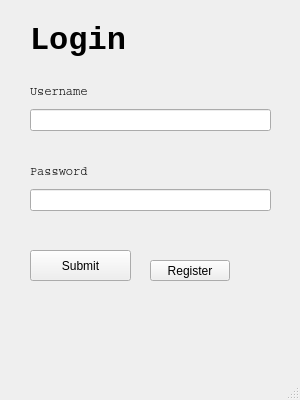
<?xml version="1.0" encoding="UTF-8"?>
<ui version="4.0">
 <class>Login</class>
 <widget class="QMainWindow" name="Login">
  <property name="geometry">
   <rect>
    <x>0</x>
    <y>0</y>
    <width>300</width>
    <height>400</height>
   </rect>
  </property>
  <property name="minimumSize">
   <size>
    <width>300</width>
    <height>400</height>
   </size>
  </property>
  <property name="maximumSize">
   <size>
    <width>300</width>
    <height>400</height>
   </size>
  </property>
  <property name="windowTitle">
   <string>login</string>
  </property>
  <widget class="QWidget" name="centralwidget">
   <widget class="QWidget" name="verticalLayoutWidget">
    <property name="geometry">
     <rect>
      <x>30</x>
      <y>80</y>
      <width>241</width>
      <height>51</height>
     </rect>
    </property>
    <layout class="QVBoxLayout" name="verticalLayout">
     <item>
      <widget class="QLabel" name="label_username">
       <property name="font">
        <font>
         <family>Courier</family>
        </font>
       </property>
       <property name="text">
        <string>Username</string>
       </property>
      </widget>
     </item>
     <item>
      <widget class="QLineEdit" name="lineEdit_username"/>
     </item>
    </layout>
   </widget>
   <widget class="QWidget" name="verticalLayoutWidget_2">
    <property name="geometry">
     <rect>
      <x>30</x>
      <y>160</y>
      <width>241</width>
      <height>51</height>
     </rect>
    </property>
    <layout class="QVBoxLayout" name="verticalLayout_2">
     <item>
      <widget class="QLabel" name="label_password">
       <property name="font">
        <font>
         <family>Courier</family>
        </font>
       </property>
       <property name="text">
        <string>Password</string>
       </property>
      </widget>
     </item>
     <item>
      <widget class="QLineEdit" name="lineEdit_password">
       <property name="echoMode">
        <enum>QLineEdit::Password</enum>
       </property>
      </widget>
     </item>
    </layout>
   </widget>
   <widget class="QPushButton" name="pushButton">
    <property name="geometry">
     <rect>
      <x>30</x>
      <y>250</y>
      <width>101</width>
      <height>31</height>
     </rect>
    </property>
    <property name="text">
     <string>Submit</string>
    </property>
   </widget>
   <widget class="QLabel" name="loginTitle">
    <property name="geometry">
     <rect>
      <x>30</x>
      <y>20</y>
      <width>231</width>
      <height>41</height>
     </rect>
    </property>
    <property name="font">
     <font>
      <family>Courier New</family>
      <pointsize>24</pointsize>
      <weight>75</weight>
      <bold>true</bold>
     </font>
    </property>
    <property name="text">
     <string>Login</string>
    </property>
   </widget>
   <widget class="QPushButton" name="pushButton_2">
    <property name="geometry">
     <rect>
      <x>150</x>
      <y>260</y>
      <width>80</width>
      <height>21</height>
     </rect>
    </property>
    <property name="text">
     <string>Register</string>
    </property>
   </widget>
  </widget>
  <widget class="QMenuBar" name="menubar">
   <property name="geometry">
    <rect>
     <x>0</x>
     <y>0</y>
     <width>300</width>
     <height>20</height>
    </rect>
   </property>
  </widget>
  <widget class="QStatusBar" name="statusbar"/>
 </widget>
 <resources/>
 <connections>
  <connection>
   <sender>lineEdit_password</sender>
   <signal>returnPressed()</signal>
   <receiver>pushButton</receiver>
   <slot>click()</slot>
   <hints>
    <hint type="sourcelabel">
     <x>135</x>
     <y>213</y>
    </hint>
    <hint type="destinationlabel">
     <x>209</x>
     <y>289</y>
    </hint>
   </hints>
  </connection>
 </connections>
</ui>
